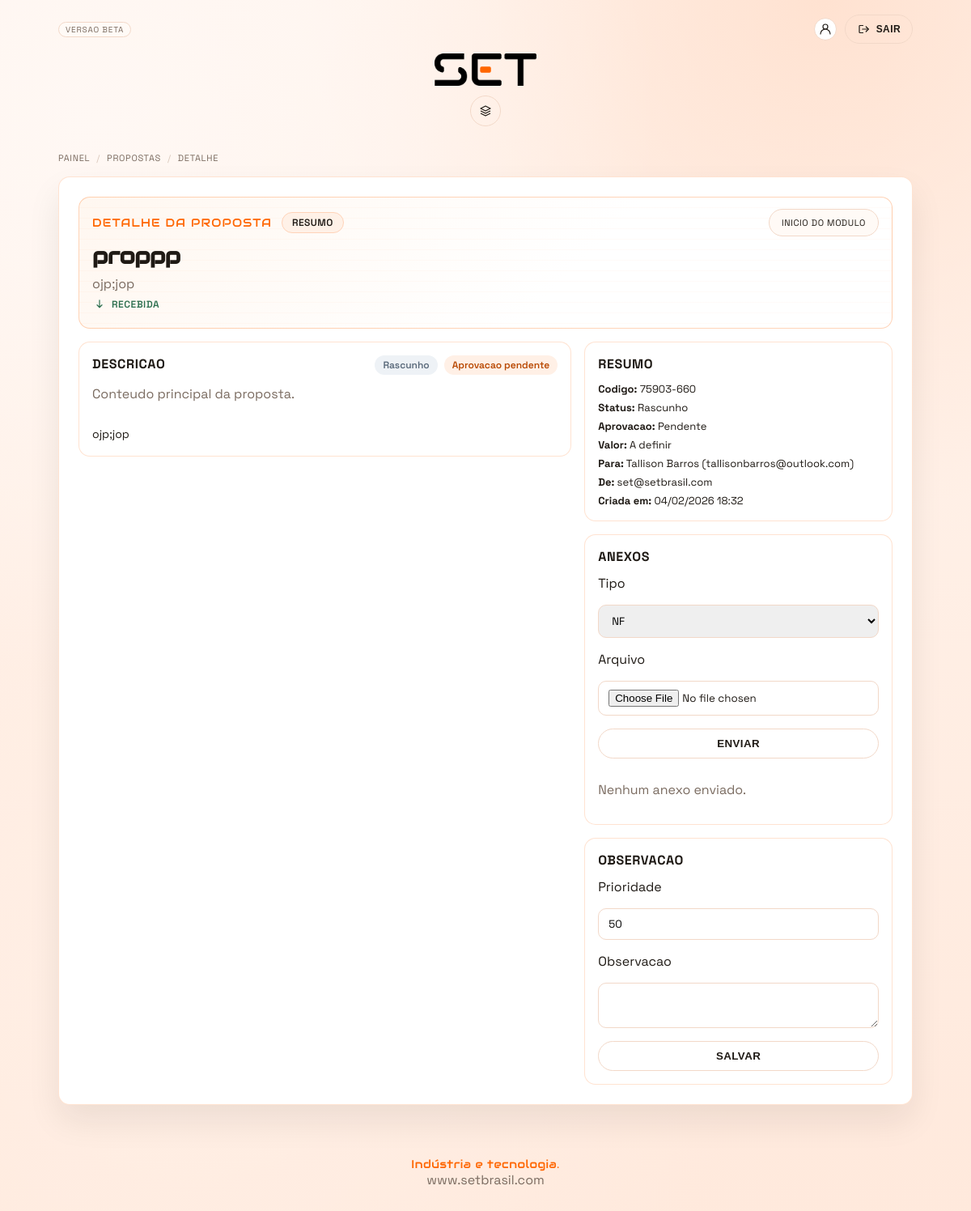
Page /propostas/3/ (signed in) on the committed database.
### core/models.py (models this page shows, shortened)
class Proposta(models.Model):
    cliente = models.ForeignKey("PerfilUsuario", on_delete=models.CASCADE, related_name="propostas")
    criada_por = models.ForeignKey(
        User,
        on_delete=models.SET_NULL,
        null=True,
        blank=True,
        related_name="propostas_criadas",
    )
    nome = models.CharField(max_length=120)
    codigo = models.CharField(max_length=40, blank=True)
    descricao = models.TextField()
    valor = models.DecimalField(max_digits=12, decimal_places=2, null=True, blank=True)
    prioridade = models.PositiveSmallIntegerField(
        default=50,
        validators=[MinValueValidator(1), MaxValueValidator(99)],
    )
    aprovada = models.BooleanField(null=True, blank=True)
    finalizada = models.BooleanField(default=False)
    finalizada_em = models.DateTimeField(null=True, blank=True)
    andamento = models.CharField(max_length=20, blank=True, default="")
    criado_em = models.DateTimeField(auto_now_add=True)
    decidido_em = models.DateTimeField(null=True, blank=True)
    aprovado_por = models.ForeignKey(
        User, on_delete=models.SET_NULL, null=True, blank=True, related_name="propostas_aprovadas"
    )
    observacao_cliente = models.TextField(blank=True)

class PerfilUsuario(models.Model):
    nome = models.CharField(max_length=120)
    email = models.EmailField()
    empresa = models.CharField(max_length=120, blank=True)
    sigla_cidade = models.CharField(max_length=3, blank=True)
    logo = models.ImageField(upload_to="clientes/logos/", blank=True, null=True)
    usuario = models.OneToOneField(User, on_delete=models.CASCADE)  # login do cliente
    ativo = models.BooleanField(default=True)
    tipos = models.ManyToManyField("TipoPerfil", blank=True, related_name="clientes")
    plantas = models.ManyToManyField("PlantaIO", blank=True, related_name="usuarios")
    financeiros = models.ManyToManyField("FinanceiroID", blank=True, related_name="usuarios")
    inventarios = models.ManyToManyField("InventarioID", blank=True, related_name="usuarios")
    listas_ip = models.ManyToManyField("ListaIPID", blank=True, related_name="usuarios")
    radares = models.ManyToManyField("RadarID", blank=True, related_name="usuarios")
    apps = models.ManyToManyField("App", blank=True, related_name="usuarios")

### core/views.py (the view, shortened to what this page needs)
# urls.py: path('propostas/<int:pk>/', views.proposta_detail, name="proposta_detail"),
@login_required
def proposta_detail(request, pk):
    cliente = _get_cliente(request.user)
    if cliente:
        proposta_qs = Proposta.objects.filter(Q(criada_por=request.user) | Q(cliente=cliente))
        proposta = get_object_or_404(proposta_qs, pk=pk)
    else:
        proposta = get_object_or_404(Proposta, pk=pk, criada_por=request.user)
    message = None
    if proposta.finalizada:
        status_label = "Finalizada"
    elif proposta.andamento == "EXECUTANDO":
        status_label = "Executando"
    elif proposta.aprovada is True:
        status_label = "Aprovada"
    elif proposta.aprovada is False:
        status_label = "Reprovada"
    elif proposta.valor is None:
        status_label = "Rascunho"
    elif proposta.valor == 0:
        status_label = "Levantamento"
    else:
        status_label = "Pendente"
    return render(
        request,
        "core/proposta_detail.html",
        {
            "cliente": cliente,
            "proposta": proposta,
            "message": message,
            "status_label": status_label,
        },
    )

### core/views.py (called while the page is built)
def _get_cliente(user):
    try:
        return user.perfilusuario
    except PerfilUsuario.DoesNotExist:
        email = (user.email or user.username or "").strip().lower()
        if not email:
            return None
        return PerfilUsuario.objects.filter(email__iexact=email).first()

### core/templates/core/proposta_detail.html (shortened to what this page needs)
{% extends "core/base.html" %}
{% load static %}
{% block breadcrumbs %}
  <nav class="page-crumbs" aria-label="Breadcrumb">
    <a href="{% url 'painel' %}">Painel</a>
    <span class="crumb-sep">/</span>
    <a href="{% url 'propostas' %}">Propostas</a>
    <span class="crumb-sep">/</span>
    <span>Detalhe</span>
  </nav>
{% endblock %}
{% block content %}
  <section class="card stack{% if proposta.criada_por_id == request.user.id %} proposal-detail-sent{% else %} proposal-detail-received{% endif %}">
    <div class="page-hud">
      <div class="hud-top">
        <div class="hud-title">Detalhe da proposta</div>
        <div class="hud-pill">Resumo</div>
        <div class="hud-menu" aria-label="Menu do modulo">
          <a class="hud-menu-pill" href="{% url 'propostas' %}">Inicio do modulo</a>
        </div>
      </div>
      <div class="page-hud-head">
        <div>
          <h1 class="page-title">{{ proposta.nome }}</h1>
          <p class="page-subtitle">{{ proposta.descricao|linebreaksbr }}</p>
        </div>
      </div>
      <div class="hud-meta">
        <span class="proposal-origin{% if proposta.criada_por_id == request.user.id %} sent{% else %} received{% endif %}">
          <svg class="icon" viewBox="0 0 24 24" aria-hidden="true">
            {% if proposta.criada_por_id == request.user.id %}
              <path d="M5 12h12m0 0-4-4m4 4-4 4" fill="none" stroke="currentColor" stroke-width="1.6" stroke-linecap="round" stroke-linejoin="round"></path>
            {% else %}
              <path d="M12 5v12m0 0-4-4m4 4 4-4" fill="none" stroke="currentColor" stroke-width="1.6" stroke-linecap="round" stroke-linejoin="round"></path>
            {% endif %}
          </svg>
          {% if proposta.criada_por_id == request.user.id %}Enviada{% else %}Recebida{% endif %}
        </span>
      </div>
    </div>
    <div class="proposal-detail-layout">
      <div class="proposal-detail-main">
        <div class="proposal-block">
          <div class="proposal-block-head">
            <div>
              <h2 class="proposal-block-title">Descricao</h2>
              <p class="muted">Conteudo principal da proposta.</p>
            </div>
            <div class="proposal-badge-row">
              <span class="badge badge-{{ status_label|lower }}">{{ status_label }}</span>
              {% if proposta.aprovada == True %}
                <span class="badge badge-aprovada">Aprovada</span>
              {% elif proposta.aprovada == False %}
                <span class="badge badge-reprovada">Reprovada</span>
              {% else %}
                <span class="badge badge-pendente">Aprovacao pendente</span>
              {% endif %}
            </div>
          </div>
          <div class="proposal-description">{{ proposta.descricao|linebreaksbr }}</div>
        </div>
      </div>
      <aside class="proposal-detail-sidebar">
        <div class="proposal-block">
          <div class="proposal-block-head">
            <h2 class="proposal-block-title">Resumo</h2>
          </div>
          <div class="proposal-meta-list">
            <div><strong>Codigo:</strong> {{ proposta.codigo }}</div>
            <div><strong>Status:</strong> {{ status_label }}</div>
            <div><strong>Aprovacao:</strong> {% if proposta.aprovada == True %}Sim{% elif proposta.aprovada == False %}Nao{% else %}Pendente{% endif %}</div>
            <div><strong>Valor:</strong> {% if proposta.valor is not None %}R$ {{ proposta.valor }}{% else %}A definir{% endif %}</div>
            <div><strong>Para:</strong> {{ proposta.cliente.nome }} ({{ proposta.cliente.email }})</div>
            {% if proposta.criada_por %}
              <div><strong>De:</strong> {{ proposta.criada_por.username }}</div>
            {% endif %}
            <div><strong>Criada em:</strong> {{ proposta.criado_em|date:"d/m/Y H:i" }}</div>
          </div>
        </div>
        <div class="proposal-block">
          <div class="proposal-block-head">
            <h2 class="proposal-block-title">Anexos</h2>
          </div>
          <form method="post" enctype="multipart/form-data" class="stack">
            <label>Tipo</label>
            <select name="tipo">
              {% for value, label in proposta.anexos.model.Tipo.choices %}
                <option value="{{ value }}">{{ label }}</option>
              {% endfor %}
            </select>
            <label>Arquivo</label>
            <input type="file" name="arquivo" required>
            <button class="btn btn-ghost" type="submit">Enviar</button>
          </form>
          {% if proposta.anexos.all %}
            <div class="user-list">
              {% for anexo in proposta.anexos.all %}
                <div class="user-row">
                  <div>
                    <div class="panel-title">{{ anexo.get_tipo_display }}</div>
                    <div class="muted">{{ anexo.criado_em|date:"d/m/Y H:i" }}</div>
                  </div>
                  <div class="form-actions">
                    <a class="btn btn-outline btn-compact" href="{{ anexo.arquivo.url }}" target="_blank" rel="noreferrer">Abrir</a>
                    <form method="post">
                      {% csrf_token %}
                      <input type="hidden" name="action" value="delete_anexo">
                      <input type="hidden" name="anexo_id" value="{{ anexo.id }}">
                      <button class="btn btn-ghost btn-compact" type="submit">Excluir</button>
                    </form>
                  </div>
                </div>
              {% endfor %}
            </div>
          {% else %}
            <p class="muted">Nenhum anexo enviado.</p>
          {% endif %}
        </div>
        <div class="proposal-block">
          <div class="proposal-block-head">
            <h2 class="proposal-block-title">Observacao</h2>
          </div>
          <form method="post" action="{% url 'salvar_observacao' proposta.pk %}" class="stack">
            <label for="id_prioridade">Prioridade</label>
            <input id="id_prioridade" type="number" name="prioridade" min="1" max="99" value="{{ proposta.prioridade }}">
            <label for="id_observacao">Observacao</label>
            <textarea id="id_observacao" name="observacao">{{ proposta.observacao_cliente }}</textarea>
            <button class="btn btn-ghost" type="submit">Salvar</button>
          </form>
        </div>
      </aside>
    </div>
  </section>
{% endblock %}

### rows in the picture
Proposta: nome "proppp", descricao "ojp;jop", codigo "75903-660", cliente.nome "Tallison Barros", cliente.email "tallisonbarros@outlook.com", criada_por.username "set@setbrasil.com", criado_em "04/02/2026 18:32", tipo "NF", prioridade "50"

### other values in the picture
{{ status_label }} "Rascunho"
